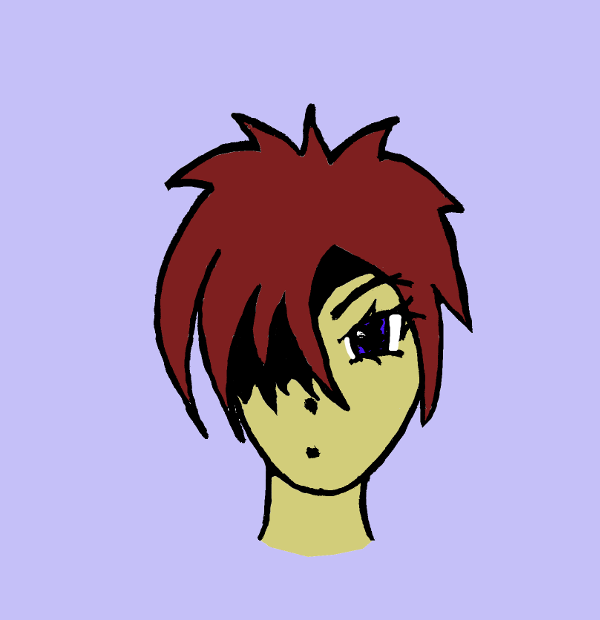
#> input picture assets/boy.png, 600 x 620 px, found by its file name
$ jupyter execute aula_17_algebra_aplicada.ipynb
#> lines starting #> are read from the running program, lines starting #| are printed output that depends on the picture
[cell 1]
from PIL import Image
import numpy as np
import matplotlib.pyplot as plt

M = Image.open('boy.png').convert('RGB')
M = np.asarray(M, dtype=np.float32)/255
#> M: shape (620, 600, 3) float32
plt.imshow(M, aspect='auto')
plt.show()

[cell 2]
print(M.shape)
#| (620, 600, 3)

[cell 3]
M[200,300,:]
#> Out = [0.494, 0.122, 0.122]

[cell 4]
for i in range(0,620):
  for j in range(0,600):
    if M[i,j,0] == 0.49411765 \
      and M[i,j,1] == 0.12156863 \
      and M[i,j,2] == 0.12156863:
      M[i,j,0] = 0
      M[i,j,1] = 0
      M[i,j,2] = 1

[cell 5]
plt.imshow(M, aspect='auto')
plt.show()

[cell 6]
def d(x,y):
  return np.linalg.norm(x - y)

[cell 7]
y = np.array([
  0.49411765,
  0.12156863,
  0.12156863
])
for i in range(0,620):
  for j in range(0,600):
    x = np.array([
        M[i,j,0],
        M[i,j,1],
        M[i,j,2]
    ])
    if d(x,y) < 0.01:
      M[i,j,0] = 0
      M[i,j,1] = 0
      M[i,j,2] = 1
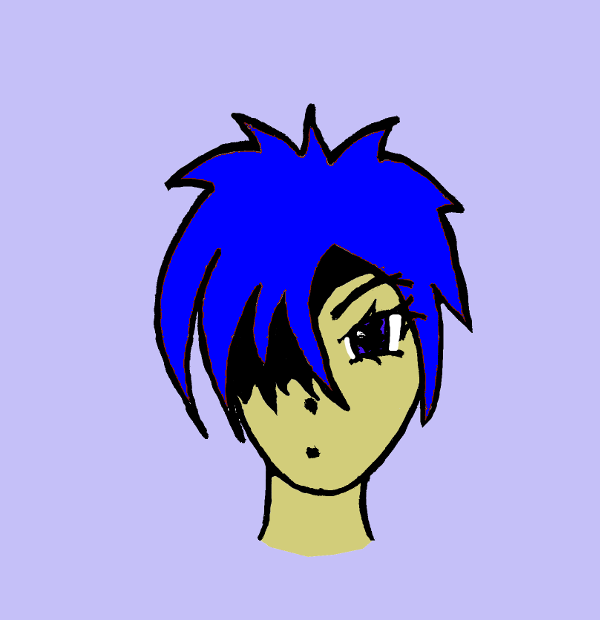
#> M: shape (620, 600, 3) float32; mean R, G, B 0.635, 0.617, 0.872

[cell 8]
plt.imshow(M, aspect='auto')
plt.show()

[cell 9]
import imageio
M = 255 * M
M = M.astype(np.uint8)
imageio.imwrite('boy_blue.jpg',M)
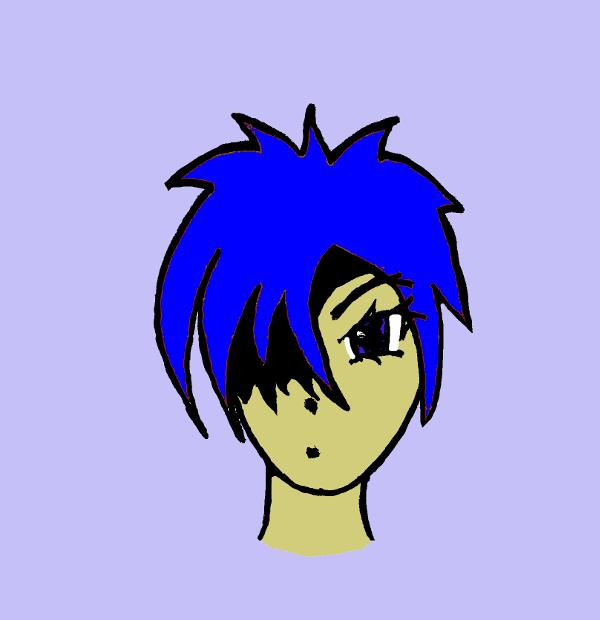
#> saved as boy_blue.jpg: shape (620, 600, 3); mean R, G, B 162.6, 158.1, 222.8
